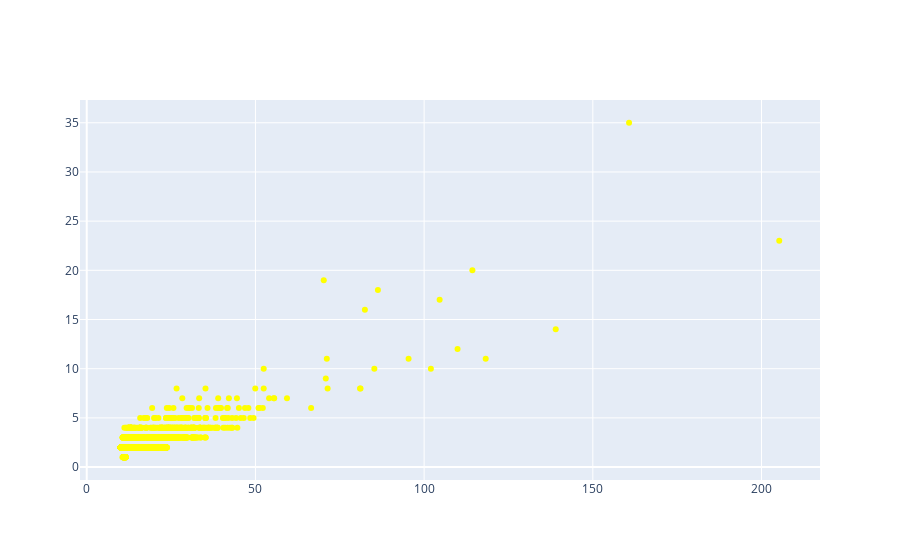

Source (notebook cell):
### Code cell
# Solution 4 : plotly graph_objects
fig = go.Figure()

fig.add_trace(go.Scatter(x=quant_order['order_price'], y=quant_order['nb_items'], name='first plot',
                         mode='markers', marker_color='yellow'))
fig.show()

### Figure 1 — Plotly figure (JSON) as saved in the notebook; plotly's stock layout.template omitted (floating-point values rounded to 4 significant figures; data arrays with more than 128 entries replaced by an {"elided": "..."} marker saying what was removed)
{"data": [{"marker": {"color": "yellow"}, "mode": "markers", "name": "first plot", "type": "scatter", "x": {"elided": "1834 float values"}, "y": {"elided": "1834 int values"}}], "layout": {}}
